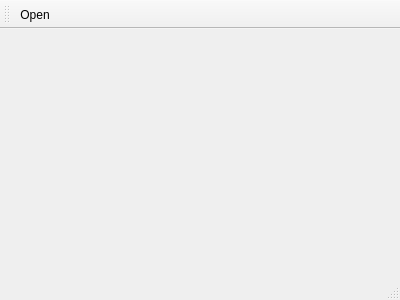
<?xml version="1.0" encoding="UTF-8"?>
<ui version="4.0">
 <class>MainWindow</class>
 <widget class="QMainWindow" name="MainWindow">
  <property name="geometry">
   <rect>
    <x>0</x>
    <y>0</y>
    <width>400</width>
    <height>300</height>
   </rect>
  </property>
  <property name="windowTitle">
   <string>Mdi Window</string>
  </property>
  <widget class="QWidget" name="centralWidget"/>
  <widget class="QToolBar" name="mainToolBar">
   <property name="windowTitle">
    <string/>
   </property>
   <attribute name="toolBarArea">
    <enum>TopToolBarArea</enum>
   </attribute>
   <attribute name="toolBarBreak">
    <bool>false</bool>
   </attribute>
   <addaction name="actionAddWindow"/>
  </widget>
  <widget class="QStatusBar" name="statusBar"/>
  <action name="actionAddWindow">
   <property name="icon">
    <iconset resource="icons.qrc">
     <normaloff>:/new.png</normaloff>:/new.png</iconset>
   </property>
   <property name="text">
    <string>Open</string>
   </property>
  </action>
 </widget>
 <layoutdefault spacing="6" margin="11"/>
 <resources>
  <include location="icons.qrc"/>
 </resources>
 <connections/>
</ui>
